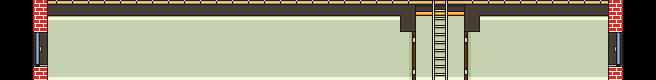

Below is a game level as drawn by its tile map, then a one-line description and the .tmx that defines it (tile-layer data replaced by summaries):
An orthogonal 41x5 tile map with 16x16 px tiles, 1 tile layer (main) and 2 objects (2x door).

<map version="1.0" orientation="orthogonal" width="41" height="5" tilewidth="16" tileheight="16">
 <tileset firstgid="1" name="tiles" tilewidth="16" tileheight="16">
  <image source="../../data/tiles.png" trans="000000" width="256" height="256" />
 </tileset>
 <layer name="main" width="41" height="5">
  <data>[205 cells, 185 non-empty, 26 distinct tile ids]</data>
 </layer>
 <objectgroup name="objects" width="41" height="5">
  <object type="door" x="400" y="32" width="16" height="48">
   <properties>
    <property name="dir" value="left" />
   </properties>
  </object>
  <object type="door" x="464" y="32" width="16" height="48">
   <properties>
    <property name="dir" value="right" />
   </properties>
  </object>
 </objectgroup>
</map>